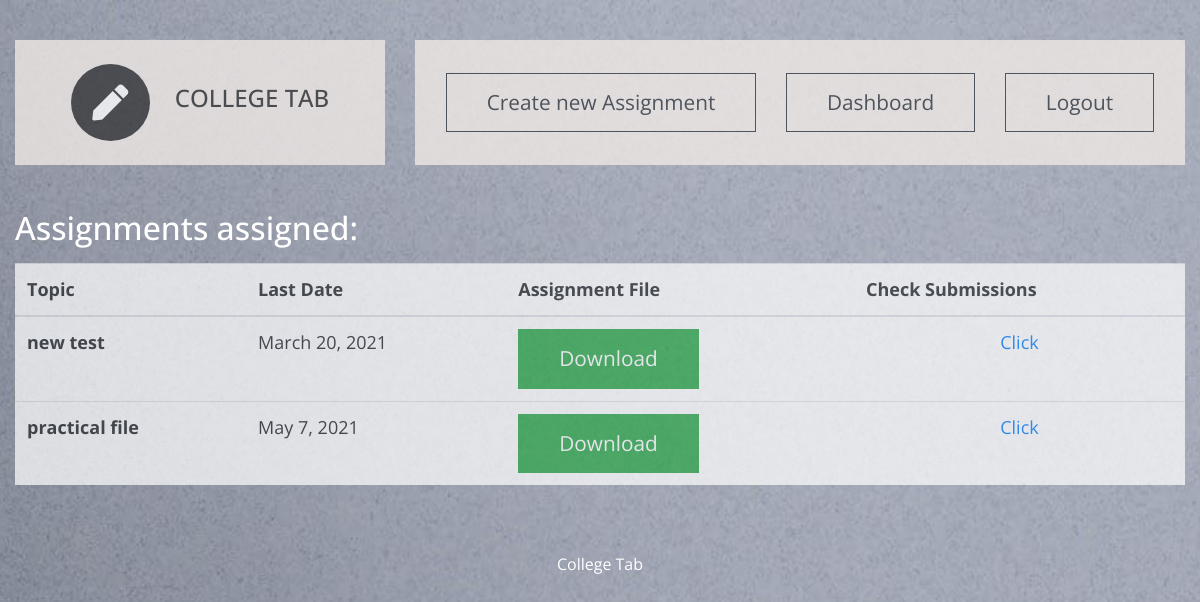
The page /t_dashboard/t_sub_assign/2/IT-602/1 (signed in) on the database its author committed.
### ctapp/models.py (models this page shows, shortened)
class assignment(models.Model):
    c_id  = models.ForeignKey(Class,on_delete=models.CASCADE)   #class id
    s_id = models.ForeignKey(subject,on_delete=models.CASCADE)  #subject id
    t_id = models.ForeignKey(teacher,on_delete=models.CASCADE)  #teacher id
    topic = models.CharField(max_length=50)
    last_date = models.DateField()
    assignfile = models.FileField(upload_to=get_directory_for_assignment_details,default="p.pdf")

### ctapp/views.py (the view, shortened to what this page needs)
# urls.py: path('t_sub_assign/<int:id>/<str:sub_id>/<int:class_id>', views.teacher_subject_assign,name='t_subject_assignment_list'),#list of assign
@login_required(login_url='t_login/')
def teacher_subject_assign(request, id, sub_id,class_id):           # to list assignements given subject and class
    form = AssignCreateForm()
    template = loader.get_template('teacher dashboard assignments.html')
    print(id,sub_id,class_id)
    current_teacher = teacher.objects.get(id=id)
    current_subject = subject.objects.get(subject_code=sub_id)
    current_class=Class.objects.get(id=class_id)
    assignment_list = get_assignment_teacher(current_subject,current_teacher)
    context = {'teacher':current_teacher,'assignment_list':assignment_list,'subject':current_subject,'class':current_class,'form':form}
    return HttpResponse(template.render(context, request))

### ctapp/views.py (called while the page is built)
def get_assignment_teacher(current_subject,current_teacher):
    try:
        return assignment.objects.filter(t_id=current_teacher).filter(s_id=current_subject)
    except teacher_assign.DoesNotExist:
        return False

### ctapp/templates/teacher dashboard assignments.html (shortened to what this page needs)
<!DOCTYPE html>
<html lang="en">
{% load static %}
{% load widget_tweaks %}
  <head>
    <link rel="stylesheet" href="{% static 'css/all.min.css' %}" />
    <link rel="stylesheet" href="{% static 'css/bootstrap.min.css' %}" />
    <link rel="stylesheet" href="{% static 'css/templatemo-style.css' %}" />
  </head>
  <body id="assignmentPage">
    <div class="parallax-window" data-parallax="scroll" data-image-src="{% static 'img/assignments.jpg' %}">
      <div class="container-fluid">
        <div class="row tm-brand-row">
          <div class="col-lg-4 col-11">
            <div class="tm-brand-container tm-bg-white-transparent">
              <i class="fas fa-2x fa-pen tm-brand-icon"></i>
              <div class="tm-brand-texts">
                <h1 class="text-uppercase tm-brand-name">College Tab</h1>
              </div>
            </div>
          </div>
          <div class="col-lg-8 col-1">
            <div class="tm-nav">
              <nav
                class="navbar navbar-expand-lg navbar-light tm-bg-white-transparent tm-navbar">
                <div class="collapse navbar-collapse" id="navbarNav">
                  <ul class="navbar-nav">
                    <li class="nav-item">
                        <button data-toggle="collapse" data-target="#uploader" class="btn btn-outline-dark">Create new Assignment</a>
                    </li>
                    <li class="nav-item">
                      <a href="{% url 'teacher:t_db' teacher.id %}" class="btn btn-outline-dark">
                        Dashboard
                      </a>
                    </li>
                    <li class="nav-item">
                      <a href="{% url 't_logout' %}" class="btn btn-outline-dark">
                        Logout
                      </a>
                    </li>
                  </ul>
                </div>
              </nav>
            </div>
          </div>
        </div>
        <section class="row" id="tmServices">
            <div class="col-12">
              <p><h2 style="color:white;">Assignments assigned:</h2></p>
                  <div id="assignments">
                    <table class="table table-hover">
                      <thead>
                        <tr>
                          <th scope="col">Topic</th>
                          <th scope="col">Last Date</th>
                          <th scope="col">Assignment File</th>
                          <th scope="col">Check Submissions</th>
                        </tr>
                      </thead>
                      <tbody>
                        {% for a in assignment_list %}
                        <tr>
                          <th scope="row">{{a.topic}}</th>
                          <td>{{a.last_date}}</td>
                          <td><a href="{{ a.assignfile.url }}" download class="btn btn-success assign_btn">Download</a></td>
                          <td class="text-center"><a href="{% url 'teacher:t_assign_submit' teacher.id subject.subject_code class.id a.id %}">Click</a></td>
                        </tr>
                        {% endfor %}
                      </tbody>
                    </table>
                  </div>
            </div>
        </section>
         <footer class="row">
            <p class="col-12 text-white text-center tm-copyright-text">
              College Tab
            </p>
          </footer>
        </div>
      </div>
    </body>
  </html>

### ctapp/static/css/templatemo-style.css (style rules this page uses)
html { scroll-behavior: smooth; }
body { font-family: "Open Sans", Arial, Helvetica, sans-serif; font-size: 18px; font-weight: 400; color: #6b6b6b; overflow-x: hidden; }
a, button { transition: all 0.3s ease; }
.container-fluid { max-width: 1310px; }
.parallax-window { min-height: 1100px; background: transparent; }
.tm-bg-white-transparent { background-color: rgba(255, 255, 255, 0.8); }
.tm-brand-row { align-items: center; padding-top: 40px; padding-bottom: 28px; }
.tm-brand-container { max-width: 500px; height: 125px; display: flex; align-items: center; justify-content: center; }
.tm-brand-icon { width: 79px; height: 77px; display: flex; align-items: center; justify-content: center; background-color: #333436; color: white; border-radius: 50%; margin-right: 25px; }
.tm-brand-name { font-size: 1.5rem; color: #333333; }
::placeholder { color: black; opacity: 1; }
.tm-navbar { max-width: 840px;min-height: 125px;justify-content:; }
.tm-navbar .navbar-nav { width: 100%; display: flex; align-items: center; justify-content: space-around; }
.nav-item { position: relative; }
.btn { border-radius: 0; padding: 13px 40px; font-size: 1.3rem; }
p { line-height: 1.7; }
.tm-copyright-text { font-size: 1rem; padding-top: 50px; padding-bottom: 45px; }
.tm-bg-white-transparent { background-color: #F2EBE7;; opacity: 0.77; color: #F4F3F2; font-weight: bold; }
::placeholder { color: black; }
.text-center { align-self: center; }
#assignments { background-color: white; opacity: 0.7; }

### rows shown on the page
assignment: topic "new test", last_date "March 20, 2021"
assignment: topic "practical file", last_date "May 7, 2021"
